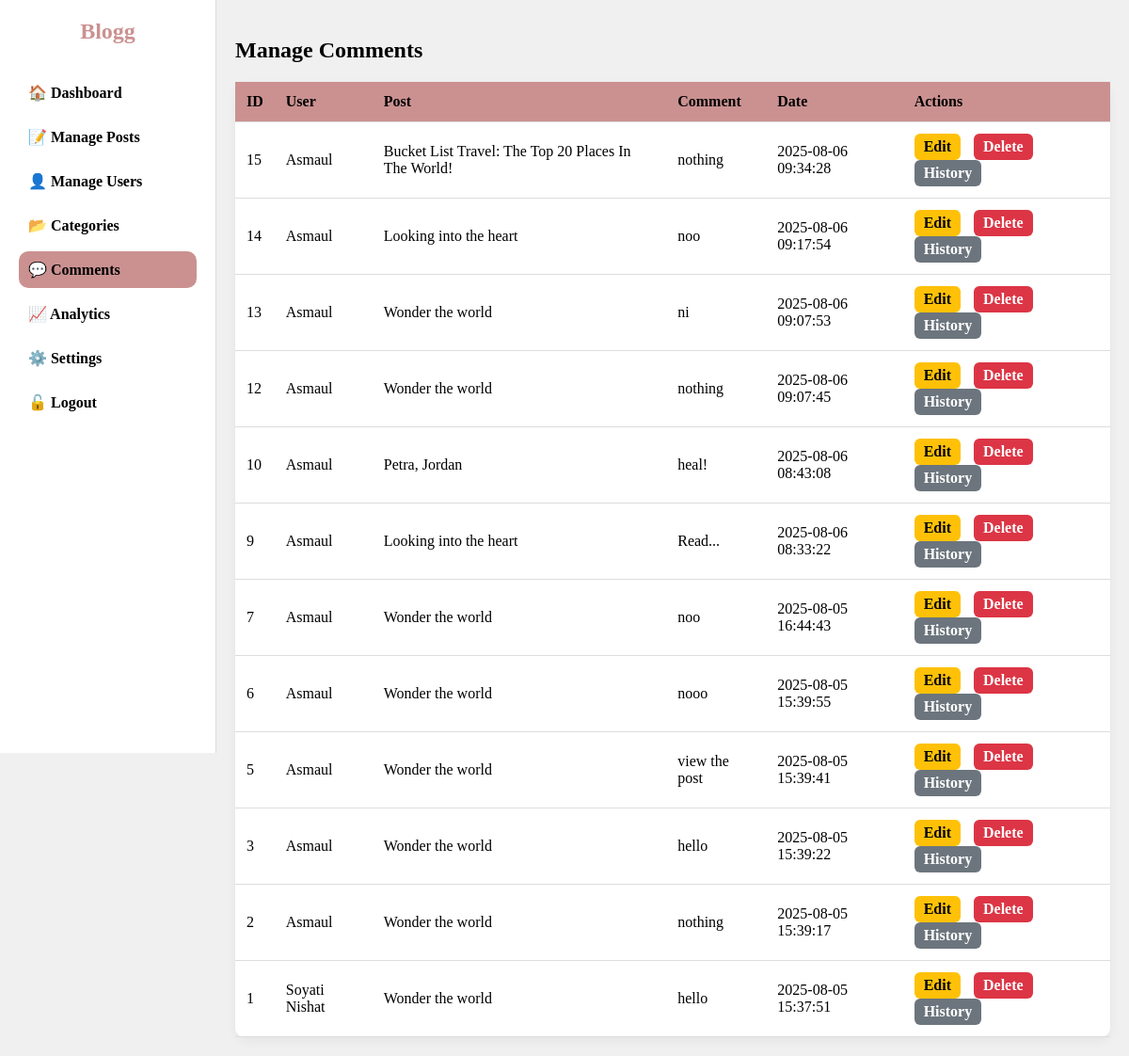
The app's page /admin/manage-comments.php (signed in), older data.
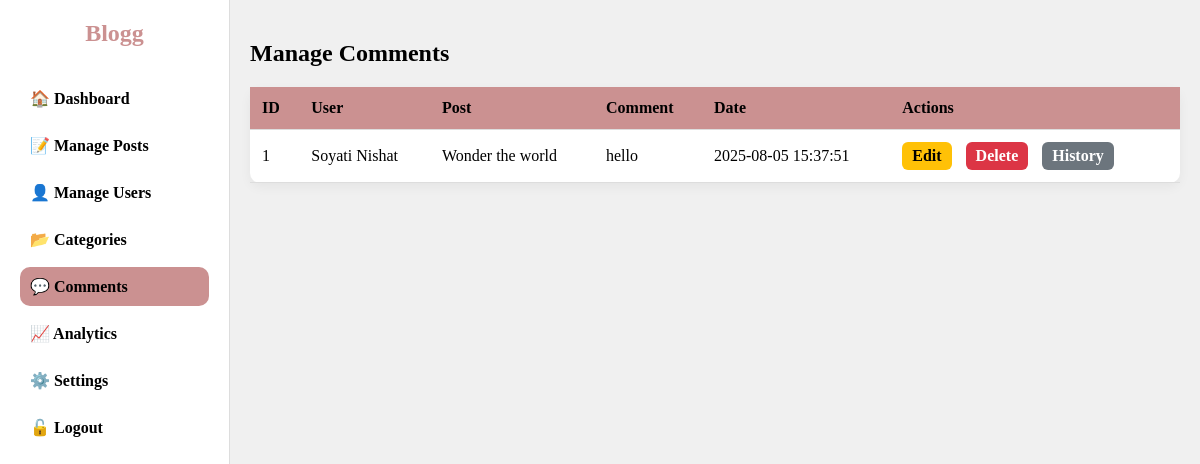
The same page, newer data.
### tables this page shows
CREATE TABLE `comments` (
  `id` int(11) NOT NULL,
  `user_id` int(11) NOT NULL,
  `username` varchar(50) NOT NULL,
  `post_id` int(11) NOT NULL,
  `parent_id` int(11) DEFAULT NULL,
  `comment` text NOT NULL,
  `is_hidden` tinyint(1) DEFAULT 0,
  `created_at` datetime DEFAULT current_timestamp()
);

CREATE TABLE `users` (
  `id` int(11) NOT NULL,
  `fullname` varchar(100) DEFAULT NULL,
  `username` varchar(50) NOT NULL,
  `email` varchar(100) NOT NULL,
  `password` varchar(255) NOT NULL,
  `role` enum('admin','blogger','reader') DEFAULT 'reader',
  `bio` text DEFAULT NULL,
  `profile_image` varchar(255) DEFAULT NULL,
  `created_at` timestamp NOT NULL DEFAULT current_timestamp()
);

CREATE TABLE `posts` (
  `id` int(11) NOT NULL,
  `user_id` int(11) DEFAULT NULL,
  `title` varchar(255) NOT NULL,
  `content` text NOT NULL,
  `image` varchar(255) DEFAULT NULL,
  `category_id` int(11) DEFAULT NULL,
  `status` enum('draft','published','archived') DEFAULT 'published',
  `created_at` timestamp NOT NULL DEFAULT current_timestamp(),
  `updated_at` timestamp NOT NULL DEFAULT current_timestamp() ON UPDATE current_timestamp(),
  `views` int(11) NOT NULL DEFAULT 0,
  `author` varchar(255) NOT NULL DEFAULT 'Admin'
);

### admin/manage-comments.php (the view, shortened to what this page needs)
<?php
require_once '../php/config.php';
$stmt = $conn->query("
    SELECT c.id, c.comment, c.created_at, u.username, p.title AS post_title
    FROM comments c
    JOIN users u ON c.user_id = u.id
    JOIN posts p ON c.post_id = p.id
    ORDER BY c.created_at DESC
");
$comments = $stmt->fetch_all(MYSQLI_ASSOC);
?>
<!DOCTYPE html>
<html lang="en">
<head>
</head>
<body>
<aside class="sidebar">
  <a href="../index.php" class="logo">Blogg</a>
  <nav>
    <a href="dashboard.php">🏠 Dashboard</a>
    <a href="manage-posts.php">📝 Manage Posts</a>
    <a href="manage-users.php">👤 Manage Users</a>
    <a href="categories.php">📂 Categories</a>
    <a href="manage-comments.php" class="active">💬 Comments</a>
    <a href="analytics-blog.php">📈 Analytics</a>
    <a href="settings.php">⚙️ Settings</a>
    <a href="logout.php">🔓 Logout</a>
  </nav>
</aside>
<div class="main-content">
  <h2>Manage Comments</h2>
  <table>
    <tr>
      <th>ID</th>
      <th>User</th>
      <th>Post</th>
      <th>Comment</th>
      <th>Date</th>
      <th>Actions</th>
    </tr>
    <?php foreach($comments as $c): ?>
      <tr>
        <td><?= $c['id'] ?></td>
        <td><?= htmlspecialchars($c['username']) ?></td>
        <td><?= htmlspecialchars($c['post_title']) ?></td>
        <td><?= htmlspecialchars($c['comment']) ?></td>
        <td><?= $c['created_at'] ?></td>
        <td class="actions">
          <a href="edit-comment.php?id=<?= $c['id'] ?>" class="edit-btn">Edit</a>
          <a href="delete-comment.php?id=<?= $c['id'] ?>" class="delete-btn" onclick="return confirm('Delete this comment?')">Delete</a>
          <a href="edit-history.php?id=<?= $c['id'] ?>" class="history-btn">History</a>
        </td>
      </tr>
    <?php endforeach; ?>
  </table>
</div>
</body>
</html>

Row changes from the older to the newer data that the page shows:
removed comments: id "15", user.username "Asmaul", post.title "Bucket List Travel: The Top 20 Places In The World!", comment "nothing", created_at "2025-08-06 09:34:28"
removed comments: id "14", user.username "Asmaul", post.title "Looking into the heart", comment "noo", created_at "2025-08-06 09:17:54"
removed comments: id "13", user.username "Asmaul", post.title "Wonder the world", comment "ni", created_at "2025-08-06 09:07:53"
removed comments: id "12", user.username "Asmaul", post.title "Wonder the world", comment "nothing", created_at "2025-08-06 09:07:45"
removed comments: id "10", user.username "Asmaul", post.title "Petra, Jordan", comment "heal!", created_at "2025-08-06 08:43:08"
removed comments: id "9", user.username "Asmaul", post.title "Looking into the heart", comment "Read...", created_at "2025-08-06 08:33:22"
removed comments: id "7", user.username "Asmaul", post.title "Wonder the world", comment "noo", created_at "2025-08-05 16:44:43"
removed comments: id "6", user.username "Asmaul", post.title "Wonder the world", comment "nooo", created_at "2025-08-05 15:39:55"
removed comments: id "5", user.username "Asmaul", post.title "Wonder the world", comment "view the post", created_at "2025-08-05 15:39:41"
removed comments: id "3", user.username "Asmaul", post.title "Wonder the world", comment "hello", created_at "2025-08-05 15:39:22"
removed comments: id "2", user.username "Asmaul", post.title "Wonder the world", comment "nothing", created_at "2025-08-05 15:39:17"
